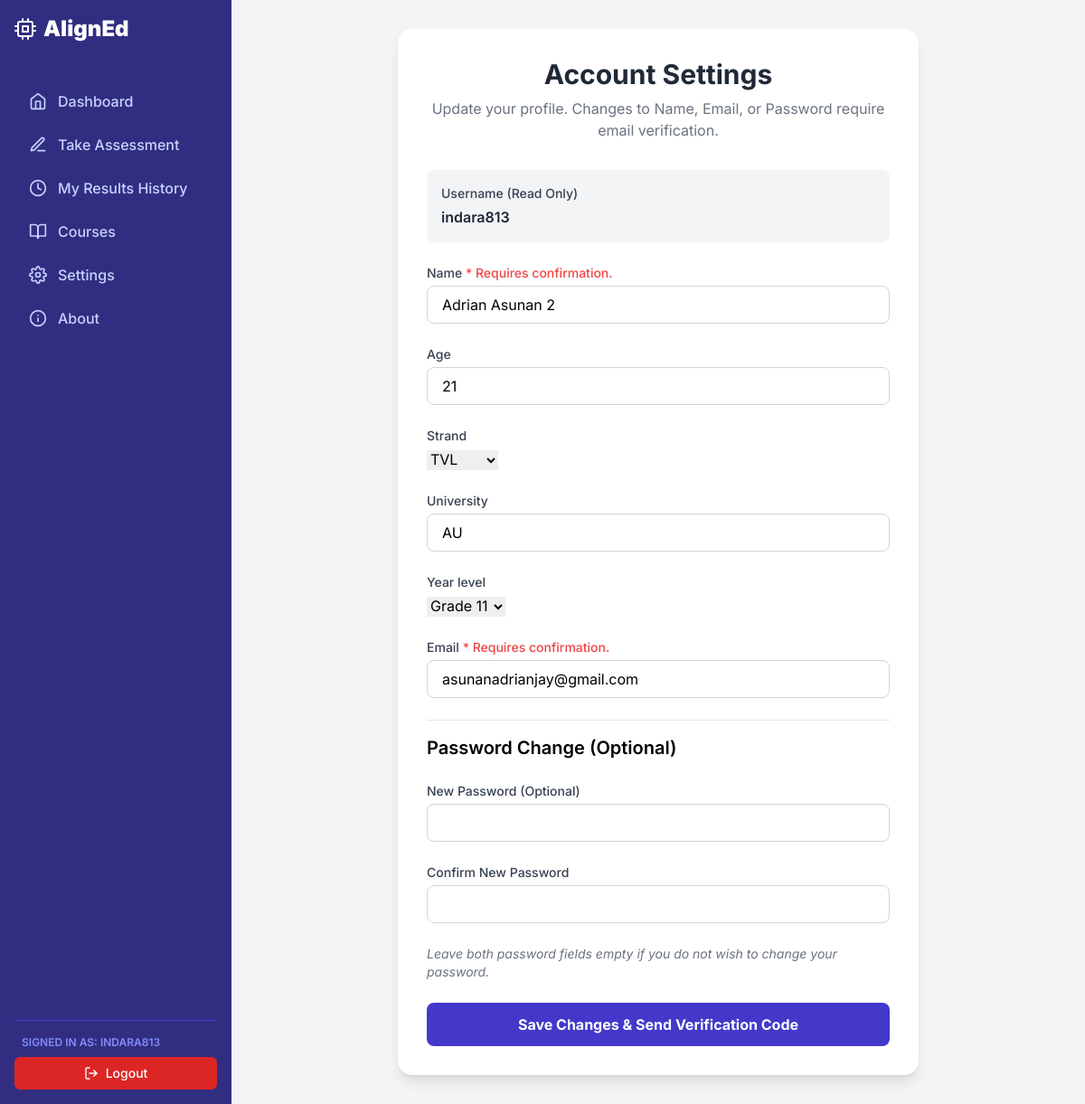
The app's page /settings/ (signed in) with its own data.
### recommender/models.py (models this page shows, shortened)
class UserProfile(models.Model):
    user = models.OneToOneField(User, on_delete=models.CASCADE)
    name = models.CharField(max_length=100, blank=True)
    age = models.IntegerField(null=True, blank=True)
    strand = models.CharField(max_length=50, choices=STRAND_CHOICES, default='COLLEGE')
    university = models.CharField(max_length=200, blank=True, verbose_name="School/University")
    year_level = models.CharField(max_length=10, choices=YEAR_LEVEL_CHOICES, default='1')

### recommender/views.py (the view)
# urls.py: path('settings/', views.user_settings_view, name='user_settings'),
@login_required(login_url='/user/login/')
def user_settings_view(request):
    try:
        profile = request.user.userprofile
    except UserProfile.DoesNotExist:
        messages.error(request, "Profile not found. Please log in or contact support.")
        return redirect('user_logout')
    initial_data = {
        'name': profile.name,
        'email': request.user.email,
        'age': profile.age,
        'strand': profile.strand,
        'university': profile.university,
        'year_level': profile.year_level
    }
    if request.method == 'POST':
        form = UserSettingsForm(request.POST, instance=profile)
        if form.is_valid():
            pending_data = form.cleaned_data
            new_password = pending_data.pop('new_password', None)
            pending_data.pop('confirm_password', None)
            password_changed = False
            if new_password:
                pending_data['new_password'] = new_password
                password_changed = True
            changes_detected = False
            if str(pending_data.get('email')) != str(request.user.email):
                changes_detected = True
            profile_fields = ['name', 'age', 'strand', 'university', 'year_level']
            for field in profile_fields:
                new_value = pending_data.get(field)
                current_value = initial_data.get(field)
                if str(new_value) != str(current_value):
                    changes_detected = True
                    break
            if not (changes_detected or password_changed):
                messages.warning(request, "No changes detected.")
                return redirect('user_settings')
            code = str(random.randint(10000, 99999))
            secure_recipient_email = request.user.email
            ProfileChangeToken.objects.filter(user=request.user).delete()
            ProfileChangeToken.objects.create(
                user=request.user,
                pending_data=json.dumps(pending_data),
                verification_code=code
            )
            try:
                send_mail(
                    'Profile Update Verification Code',
                    f'Your 5-digit verification code to confirm your profile update is: {code}',
                    settings.ADMIN_EMAIL,
                    [secure_recipient_email]
                )
                request.session['pending_email'] = secure_recipient_email
                messages.info(request, f"A verification code has been sent to your registered email ({secure_recipient_email}). Please check your inbox to confirm changes.")
                return render(request, 'recommender/user_settings_confirm.html', {'email': secure_recipient_email})
            except Exception as e:
                messages.error(request, f"Failed to send verification email. Error: {e}")
    else:
        form = UserSettingsForm(instance=profile)
    context = {'form': form, 'user_email': request.user.email}
    return render(request, 'recommender/user_settings.html', context)

### recommender/forms.py (shortened to what this page needs)
class UserSettingsForm(forms.ModelForm):
    email = forms.EmailField(required=True)
    new_password = forms.CharField(label='New Password (Optional)',
                                   widget=forms.PasswordInput,
                                   required=False)
    confirm_password = forms.CharField(label='Confirm New Password',
                                       widget=forms.PasswordInput,
                                       required=False)
    name = forms.CharField(max_length=100, required=True)
    age = forms.IntegerField(min_value=10, required=True)
    strand = forms.ChoiceField(choices=STRAND_CHOICES, required=True)
    university = forms.CharField(max_length=200, required=True)
    year_level = forms.ChoiceField(choices=YEAR_LEVEL_CHOICES, required=True)
    class Meta:
        model = UserProfile
        fields = ['name', 'age', 'strand', 'university', 'year_level']
    def __init__(self, *args, **kwargs):
        super().__init__(*args, **kwargs)
        if kwargs.get('instance') and kwargs['instance'].user:
            self.fields['email'].initial = kwargs['instance'].user.email

### recommender/templates/recommender/user_settings.html (shortened to what this page needs)
{% extends 'recommender/base.html' %}
{% block content %}
<div class="max-w-xl mx-auto bg-white p-8 rounded-2xl shadow-lg">
    <div class="text-center mb-8">
        <h1 class="text-3xl font-bold text-gray-800">Account Settings</h1>
        <p class="text-gray-500 mt-2">Update your profile. Changes to Name, Email, or Password require email verification.</p>
    </div>
    <form method="POST" action="{% url 'user_settings' %}">
        <div class="space-y-6">
            <div class="p-4 bg-gray-100 rounded-lg">
                <label class="block text-sm font-medium text-gray-700 mb-1">Username (Read Only)</label>
                <p class="text-gray-800 font-semibold">{{ user.username }}</p>
            </div>
            {% for field in form %}
                {% if field.name == 'new_password' or field.name == 'confirm_password' %}
                    {% if field.name == 'new_password' %}
                        <div class="pt-4 border-t border-gray-200">
                            <h2 class="text-xl font-semibold mb-4">Password Change (Optional)</h2>
                        </div>
                    {% endif %}
                    <div class="mb-4">
                        <label for="{{ field.id_for_label }}" class="block text-sm font-medium text-gray-700 mb-1">
                            {{ field.label }}
                        </label>
                        <input type="password"
                               id="{{ field.id_for_label }}"
                               name="{{ field.name }}"
                               class="w-full px-4 py-2 border border-gray-300 rounded-lg focus:ring-indigo-500 focus:border-indigo-500">
                    </div>
                    {% if field.name == 'confirm_password' %}
                        <p class="text-sm text-gray-500 italic mb-4">Leave both password fields empty if you do not wish to change your password.</p>
                    {% endif %}
                {% else %}
                    <div class="mb-4">
                        <label for="{{ field.id_for_label }}" class="block text-sm font-medium text-gray-700 mb-1">
                            {{ field.label }}
                            {% if field.name == 'email' or field.name == 'name' %}
                                <span class="text-red-500">* Requires confirmation.</span>
                            {% endif %}
                        </label>
                        {% if field.field.widget.input_type == 'select' %}
                            {{ field }}
                        {% else %}
                            <input type="{{ field.field.widget.input_type }}"
                                   id="{{ field.id_for_label }}"
                                   name="{{ field.name }}"
                                   value="{{ field.value|default:field.initial }}"
                                   class="w-full px-4 py-2 border border-gray-300 rounded-lg focus:ring-indigo-500 focus:border-indigo-500">
                        {% endif %}
                    </div>
                {% endif %}
            {% endfor %}
        </div>
        <button type="submit" class="w-full bg-indigo-700 text-white font-bold py-3 px-6 rounded-lg hover:bg-indigo-800 mt-6">
            Save Changes & Send Verification Code
        </button>
    </form>
</div>
{% endblock %}

### recommender/templates/recommender/partials/sidebar_content.html (shortened to what this page needs)
<div class="text-2xl font-black mb-10 flex items-center">
    <i data-feather="cpu" class="mr-2"></i>
    <span>AlignEd</span>
</div>
{% if user.is_authenticated and user.is_superuser %}
    <nav class="flex-grow">
        <p class="px-4 text-xs font-semibold uppercase text-indigo-400 mb-2">Admin Controls</p>
        <ul>
            <li><a href="{% url 'admin_dashboard' %}" class="sidebar-link flex items-center py-3 px-4 rounded-lg font-medium {% if active_page == 'admin_dashboard' %}active{% else %}text-indigo-200{% endif %}"><i data-feather="bar-chart-2" class="w-5 h-5 mr-3"></i>Dashboard</a></li>
            <li><a href="{% url 'course_list' %}" class="sidebar-link flex items-center py-3 px-4 rounded-lg font-medium {% if active_page == 'course_list' %}active{% else %}text-indigo-200{% endif %}"><i data-feather="book" class="w-5 h-5 mr-3"></i>Manage Courses</a></li>
            <li><a href="{% url 'assessment_history' %}" class="sidebar-link flex items-center py-3 px-4 rounded-lg font-medium {% if active_page == 'assessment_history' %}active{% else %}text-indigo-200{% endif %}"><i data-feather="clock" class="w-5 h-5 mr-3"></i>Assessment History</a></li>
        </ul>
        <p class="px-4 text-xs font-semibold uppercase text-indigo-400 mt-6 mb-2">Account</p>
        <ul>
            <li><a href="{% url 'admin_logout' %}" class="sidebar-link flex items-center py-3 px-4 rounded-lg font-medium text-indigo-200"><i data-feather="log-out" class="w-5 h-5 mr-3"></i>Logout (Admin)</a></li>
        </ul>
    </nav>
{% elif user.is_authenticated %}
    <nav class="flex-grow">
        <ul>
            <li><a href="{% url 'dashboard' %}" class="sidebar-link flex items-center py-3 px-4 rounded-lg font-medium {% if active_page == 'dashboard' %}active{% else %}text-indigo-200{% endif %}"><i data-feather="home" class="w-5 h-5 mr-3"></i>Dashboard</a></li>
            <li><a href="{% url 'assessment' %}" class="sidebar-link flex items-center py-3 px-4 rounded-lg font-medium {% if active_page == 'assessment' %}active{% else %}text-indigo-200{% endif %}"><i data-feather="edit-3" class="w-5 h-5 mr-3"></i>Take Assessment</a></li>
            <li><a href="{% url 'user_history' %}" class="sidebar-link flex items-center py-3 px-4 rounded-lg font-medium {% if active_page == 'user_history' %}active{% else %}text-indigo-200{% endif %}"><i data-feather="clock" class="w-5 h-5 mr-3"></i>My Results History</a></li>
            <li><a href="{% url 'courses' %}" class="sidebar-link flex items-center py-3 px-4 rounded-lg font-medium {% if active_page == 'courses' %}active{% else %}text-indigo-200{% endif %}"><i data-feather="book-open" class="w-5 h-5 mr-3"></i>Courses</a></li>
            <li><a href="{% url 'user_settings' %}" class="sidebar-link flex items-center py-3 px-4 rounded-lg font-medium {% if active_page == 'user_settings' %}active{% else %}text-indigo-200{% endif %}"><i data-feather="settings" class="w-5 h-5 mr-3"></i>Settings</a></li>
            <li><a href="{% url 'about' %}" class="sidebar-link flex items-center py-3 px-4 rounded-lg font-medium {% if active_page == 'about' %}active{% else %}text-indigo-200{% endif %}"><i data-feather="info" class="w-5 h-5 mr-3"></i>About</a></li>
        </ul>
    </nav>
    <div class="mt-auto pt-4 border-t border-indigo-700">
        <p class="text-xs font-semibold uppercase text-indigo-400 mb-2 px-2">Signed in as: {{ user.username }}</p>
        <a href="{% url 'user_logout' %}" class="flex items-center justify-center p-2 text-white bg-red-600 hover:bg-red-700 text-sm font-medium transition-colors rounded-md">
            <i data-feather="log-out" class="w-4 h-4 mr-2"></i>
            Logout
        </a>
    </div>
{% endif %}

### recommender/templates/recommender/base.html (style rules this page uses)
body { font-family: 'Inter', sans-serif; }
.sidebar-link { transition: all 0.2s ease-in-out; }

### records on screen
UserProfile: name "Adrian Asunan 2" "AU", form "TVL" "Grade 11"

### other values on screen
{{ user.username }} "INDARA813"
{{ user.username }} "indara813"
{{ field.label }} "Name" "Age" "Strand" "University" "Year level" "Email"
{{ field.label }} "New Password (Optional)" "Confirm New Password"
